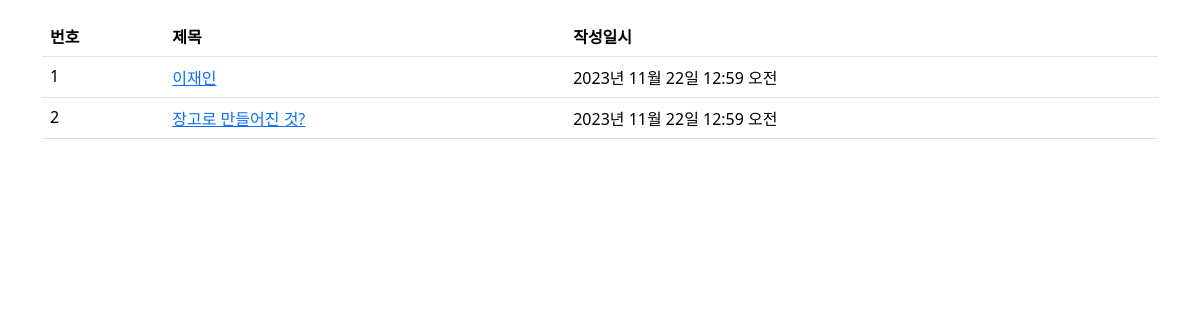
Page /pybo/ on the earlier database version.
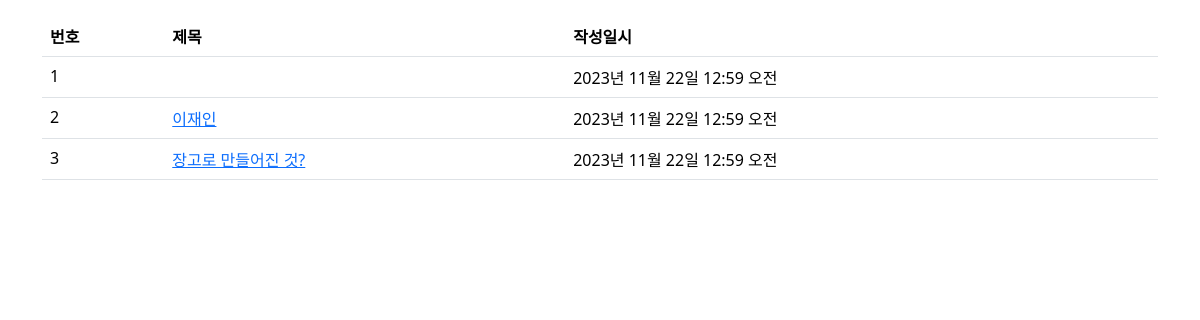
Same page on the later database version.
### pybo/models.py (models this page shows, shortened)
class Question(models.Model):
    subject = models.CharField(max_length=200)
    content = models.TextField()
    create_date = models.DateTimeField()

### pybo/views.py (the view)
# urls.py: path('', views.index, name='index'),
def index(request):
    question_list = Question.objects.order_by('-create_date')
    context = {'question_list': question_list}
    return render(request, 'pybo/question_list.html', context)

### templates/pybo/question_list.html (shortened to what this page needs)
{% load static %}
<link rel="stylesheet" type="text/css" href="{% static 'bootstrap.min.css' %}">
<div class="container my-3">
    <table class="table">
        <thead>
            <tr class="thead-dark">
                <th>번호</th>
                <th>제목</th>
                <th>작성일시</th>
            </tr>
        </thead>
        <tbody>
            {% if question_list %}
            {%for question in question_list%}
            <tr>
                <td>{{ forloop.counter}}</td>
                <td>
                    <a href="{% url 'pybo:detail' question.id %}">
                        {{question.subject}}
                    </a>
                </td>
                <td>{{ question.create_date }}</td>
            </tr>
            {%endfor%}
            {%else%}
            <tr>
                <td colspan="3">질문이 없습니다.</td>
            </tr>
            {% endif %}
        </tbody>
    </table>
</div>

Differences in the rows shown:
added Question: create_date "2023년 11월 22일 12:59 오전"
